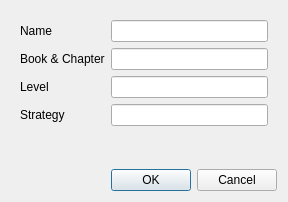
<?xml version="1.0" encoding="UTF-8"?>
<ui version="4.0">
 <class>EditSessionDialog</class>
 <widget class="QDialog" name="EditSessionDialog">
  <property name="geometry">
   <rect>
    <x>0</x>
    <y>0</y>
    <width>288</width>
    <height>202</height>
   </rect>
  </property>
  <property name="windowTitle">
   <string>Edit Session</string>
  </property>
  <property name="modal">
   <bool>true</bool>
  </property>
  <layout class="QVBoxLayout" name="verticalLayout">
   <item>
    <widget class="QWidget" name="widget" native="true">
     <layout class="QFormLayout" name="formLayout">
      <item row="0" column="0">
       <widget class="QLabel" name="label">
        <property name="text">
         <string>Name</string>
        </property>
       </widget>
      </item>
      <item row="0" column="1">
       <widget class="QLineEdit" name="edit_name"/>
      </item>
      <item row="1" column="0">
       <widget class="QLabel" name="label_2">
        <property name="text">
         <string>Book &amp; Chapter</string>
        </property>
       </widget>
      </item>
      <item row="1" column="1">
       <widget class="QLineEdit" name="edit_book_chapter"/>
      </item>
      <item row="2" column="0">
       <widget class="QLabel" name="label_3">
        <property name="text">
         <string>Level</string>
        </property>
       </widget>
      </item>
      <item row="2" column="1">
       <widget class="QLineEdit" name="edit_level"/>
      </item>
      <item row="3" column="0">
       <widget class="QLabel" name="label_4">
        <property name="text">
         <string>Strategy</string>
        </property>
       </widget>
      </item>
      <item row="3" column="1">
       <widget class="QLineEdit" name="edit_strategy">
        <property name="enabled">
         <bool>true</bool>
        </property>
        <property name="readOnly">
         <bool>true</bool>
        </property>
       </widget>
      </item>
     </layout>
    </widget>
   </item>
   <item>
    <widget class="QDialogButtonBox" name="buttonBox">
     <property name="orientation">
      <enum>Qt::Horizontal</enum>
     </property>
     <property name="standardButtons">
      <set>QDialogButtonBox::Cancel|QDialogButtonBox::Ok</set>
     </property>
    </widget>
   </item>
  </layout>
 </widget>
 <resources/>
 <connections>
  <connection>
   <sender>buttonBox</sender>
   <signal>accepted()</signal>
   <receiver>EditSessionDialog</receiver>
   <slot>accept()</slot>
   <hints>
    <hint type="sourcelabel">
     <x>248</x>
     <y>254</y>
    </hint>
    <hint type="destinationlabel">
     <x>157</x>
     <y>274</y>
    </hint>
   </hints>
  </connection>
  <connection>
   <sender>buttonBox</sender>
   <signal>rejected()</signal>
   <receiver>EditSessionDialog</receiver>
   <slot>reject()</slot>
   <hints>
    <hint type="sourcelabel">
     <x>316</x>
     <y>260</y>
    </hint>
    <hint type="destinationlabel">
     <x>286</x>
     <y>274</y>
    </hint>
   </hints>
  </connection>
 </connections>
</ui>
